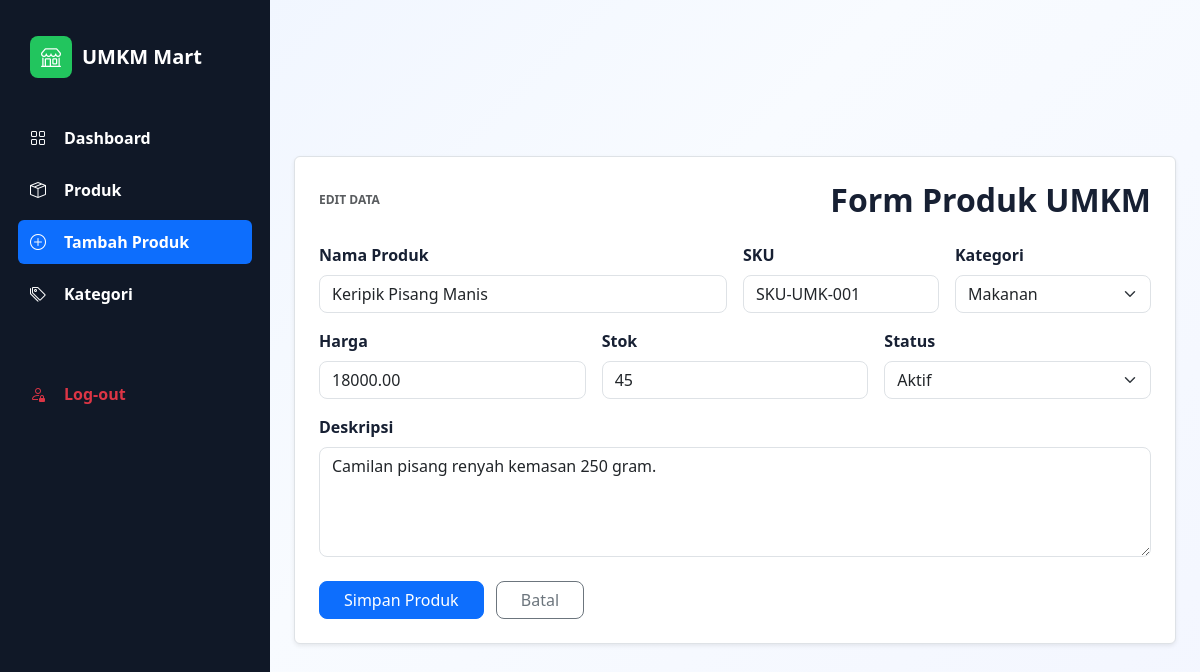
The app's page /form-produk.php?id=1 (signed in) with its own data.
### tables this page shows
CREATE TABLE `produk` (
  `id_produk` int(10) UNSIGNED NOT NULL,
  `id_kategori` int(10) UNSIGNED NOT NULL,
  `nama_produk` varchar(120) NOT NULL,
  `sku` varchar(40) NOT NULL,
  `deskripsi` text DEFAULT NULL,
  `harga` decimal(12,2) NOT NULL DEFAULT 0.00,
  `stok` int(10) UNSIGNED NOT NULL DEFAULT 0,
  `gambar_produk` varchar(255) DEFAULT NULL,
  `status_produk` enum('aktif','nonaktif') NOT NULL DEFAULT 'aktif',
  `created_at` timestamp NOT NULL DEFAULT current_timestamp(),
  `updated_at` timestamp NOT NULL DEFAULT current_timestamp() ON UPDATE current_timestamp()
);

### form-produk.php (the view, shortened to what this page needs)
<?php
include "koneksi.php";
$id_produk = isset($_GET['id']) ? (int)$_GET['id'] : 0;
$nama_produk = $sku = $id_kategori = $harga = $stok = $status_produk = $deskripsi = "";
if ($id_produk > 0) {
    $get_produk = mysqli_query($koneksi, "SELECT * FROM produk WHERE id_produk = $id_produk");
    if ($data = mysqli_fetch_assoc($get_produk)) {
        $nama_produk   = $data['nama_produk'];
        $sku           = $data['sku'];
        $id_kategori   = $data['id_kategori'];
        $harga         = $data['harga'];
        $stok          = $data['stok'];
        $status_produk = $data['status_produk'];
        $deskripsi     = $data['deskripsi'];
    }
}
?>
<!doctype html>
<html lang="id">
<head>
  <link href="https://cdn.jsdelivr.net/npm/bootstrap@5.3.3/dist/css/bootstrap.min.css" rel="stylesheet">
  <link href="https://cdn.jsdelivr.net/npm/bootstrap-icons@1.11.3/font/bootstrap-icons.min.css" rel="stylesheet">
  <link href="style.css" rel="stylesheet">
</head>
<body>
  <div class="layout">
    <aside class="sidebar">
      <div class="brand"><i class="bi bi-shop"></i><span>UMKM Mart</span></div>
      <nav class="nav flex-column gap-2">
        <a href="home.php" class="nav-link text-white"><i class="bi bi-grid me-2"></i> Dashboard</a>
        <a href="produk.php" class="nav-link text-white"><i class="bi bi-box-seam me-2"></i> Produk</a>
        <a href="form-produk.php" class="nav-link text-white active bg-primary rounded"><i class="bi bi-plus-circle me-2"></i> Tambah Produk</a>
        <a href="kategori.php" class="nav-link text-white"><i class="bi bi-tags me-2"></i> Kategori</a>
        <a href="logout.php" class="nav-link text-danger mt-5" onclick="return confirm('Apakah Anda yakin logout?')"><i class="bi bi-person-lock me-2"></i> Log-out</a>
      </nav>
    </aside>
    <main class="content p-4">
      <section id="form-produk" class="panel bg-white p-4 border rounded shadow-sm">
        <div class="section-title mb-4">
          <p class="text-muted mb-0"><?= $id_produk > 0 ? 'Edit Data' : 'Tambah Baru'; ?></p>
          <h2 class="fw-bold">Form Produk UMKM</h2>
        </div>
        <form method="post" class="row g-3">
          <div class="col-md-6">
            <label class="form-label fw-semibold">Nama Produk</label>
            <input type="text" name="nama_produk" value="<?= htmlspecialchars($nama_produk); ?>" class="form-control" required maxlength="120">
          </div>
          <div class="col-md-3">
            <label class="form-label fw-semibold">SKU</label>
            <input type="text" name="sku" value="<?= htmlspecialchars($sku); ?>" class="form-control" required maxlength="40">
          </div>
          <div class="col-md-3">
            <label class="form-label fw-semibold">Kategori</label>
            <select name="id_kategori" class="form-select" required>
              <?php
              $kat_query = mysqli_query($koneksi, "SELECT * FROM kategori_produk WHERE status_kategori='aktif'");
              while($kat = mysqli_fetch_assoc($kat_query)) {
                  $selected = ($id_kategori == $kat['id_kategori']) ? 'selected' : '';
                  echo "<option value='".$kat['id_kategori']."' $selected>".htmlspecialchars($kat['nama_kategori'])."</option>";
              }
              ?>
            </select>
          </div>
          <div class="col-md-4">
            <label class="form-label fw-semibold">Harga</label>
            <input type="number" name="harga" value="<?= htmlspecialchars($harga); ?>" class="form-control" required min="0" step="100">
          </div>
          <div class="col-md-4">
            <label class="form-label fw-semibold">Stok</label>
            <input type="number" name="stok" value="<?= htmlspecialchars($stok); ?>" class="form-control" required min="0" step="1">
          </div>
          <div class="col-md-4">
            <label class="form-label fw-semibold">Status</label>
            <select name="status_produk" class="form-select" required>
              <option value="aktif" <?= $status_produk == 'aktif' ? 'selected' : ''; ?>>Aktif</option>
            </select>
          </div>
          <div class="col-12">
            <label class="form-label fw-semibold">Deskripsi</label>
            <textarea name="deskripsi" class="form-control" rows="4" maxlength="500"><?= htmlspecialchars($deskripsi); ?></textarea>
          </div>
          <div class="col-12 mt-4">
            <button class="btn btn-primary px-4 me-2" type="submit" name="simpan">Simpan Produk</button>
            <a href="produk.php" class="btn btn-outline-secondary px-4">Batal</a>
          </div>
        </form>
      </section>
    </main>
  </div>
</body>
</html>

### style.css (style rules this page uses)
:root { --bg: #f4f7fb; --dark: #101827; --panel: #ffffff; --line: #e5e9f0; --text: #172033; --muted: #6b7280; --primary: #2563eb; --primary-dark: #1d4ed8; --accent: #22c55e; }
* { box-sizing: border-box; }
body { margin: 0; min-height: 100vh; background: linear-gradient(135deg, #eef4ff 0%, #f8fbff 45%, #f3f6ff 100%); color: var(--text); font-family: "Segoe UI", Arial, sans-serif; }
.layout { display: grid; grid-template-columns: 270px 1fr; min-height: 100vh; }
.sidebar { position: sticky; top: 0; height: 100vh; padding: 26px 18px; background: var(--dark); }
.sidebar a, .brand { display: flex; align-items: center; gap: 10px; min-height: 44px; padding: 10px 12px; color: #cbd5e1; text-decoration: none; border-radius: 8px; font-weight: 600; }
.brand { color: #ffffff; font-size: 20px; margin-bottom: 28px; }
.brand i { display: grid; place-items: center; width: 42px; height: 42px; background: var(--accent); border-radius: 8px; }
.sidebar a:hover, .sidebar a.active { color: #ffffff; background: rgba(255,255,255,.1); }
.content { width: 100%; min-height: 100vh; display: flex; align-items: center; justify-content: center; padding: 24px; }
.hero p, .section-title p { margin: 0 0 6px; color: #93c5fd; font-size: 12px; font-weight: 800; text-transform: uppercase; }
.stats div, .panel, .product-card { border: 1px solid var(--line); border-radius: 8px; background: var(--panel); }
.panel { padding: 26px; }
.section-title { display: flex; justify-content: space-between; align-items: center; margin-bottom: 18px; }
.section-title p { color: var(--primary); }
.section-title h2 { margin: 0; font-weight: 800; }
.btn, .form-control, .form-select { border-radius: 8px; }

### records on screen
produk: nama_produk "Keripik Pisang Manis", sku "SKU-UMK-001", harga "18000.00", stok "45", status_produk "Aktif", deskripsi "Camilan pisang renyah kemasan 250 gram."

### other values on screen
form field id_kategori "Makanan"
